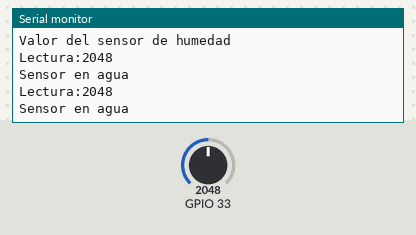
Bench run of a sketch on a simulated ESP32. On the bench: the last lines printed to the serial monitor. Inputs (shaded band) come from the test bench; at power-on: GPIO 33 = 2048.

Above: at 1.8 s.
1.9 s: GPIO 33 set to 747
At 2.5 s:
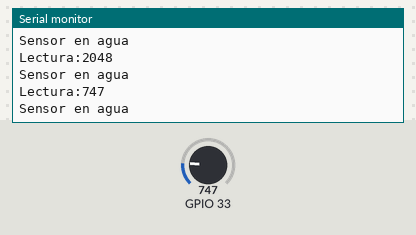
3.4 s: GPIO 33 set to 663
At 4.8 s:
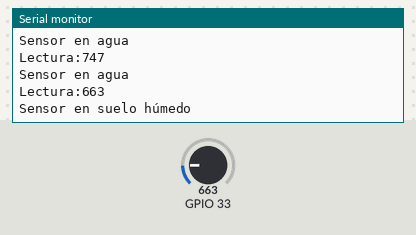
Timing chart, 0 to 6.4 s (numbered marks = the images above; inputs shaded):
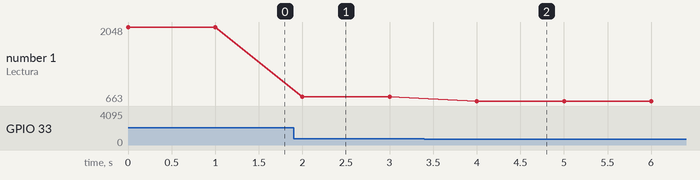

The sketch:

05_Humedad.ino
```cpp
void setup() {
    //Paso 1
    Serial.begin(115200);
    Serial.println("Valor del sensor de humedad");
}

void loop() {
    //Paso 2
    int humidity = analogRead(33);
    Serial.print("Lectura:");
    Serial.println(humidity);
    //Paso 3
    if(humidity >= 0 & humidity <= 300){
        Serial.println("Sensor en suelo seco");
    } else if(humidity > 301 & humidity <= 700){
        Serial.println("Sensor en suelo húmedo");
    }else if(humidity >= 701){
        Serial.println("Sensor en agua");
    }
    delay(1000);
}
```

Measured:
- the behaviour switches between 701 and 700 on GPIO 33 (found by bisection; images 1 and 2)
- after the input at 1.9 s, the serial monitor: prints a new line after 0.10 s (image 1)
- after the input at 3.4 s, the serial monitor: prints a new line after 0.60 s (image 2)
- plotted number 1: 2048 → 747 after the input at 1.9 s, 747 → 663 after the input at 3.4 s
